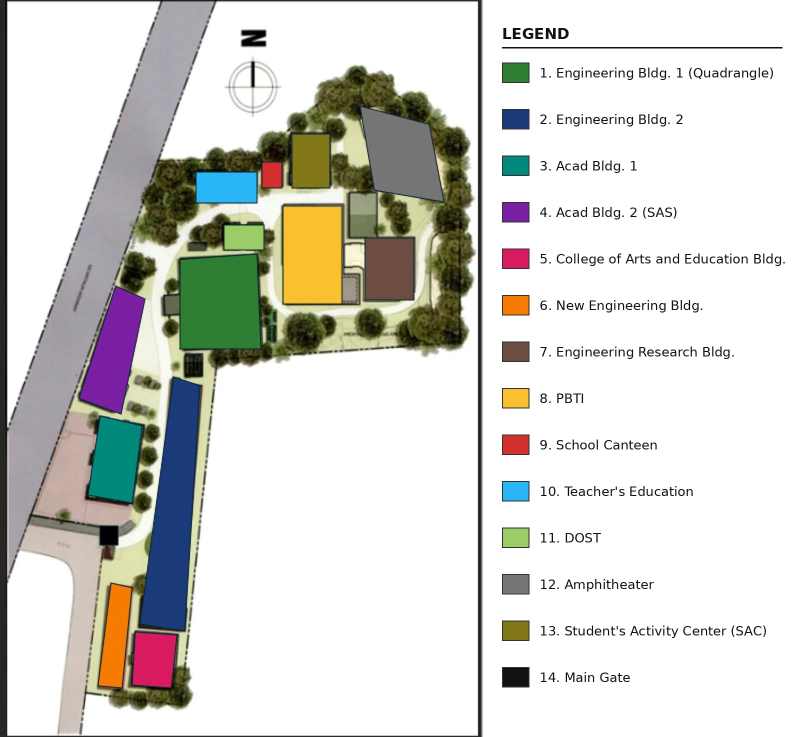
#> input picture source_images/campus_map_original.png, 1604 x 1474 px (shown at 1/2 size)
$ python -i map_processor.py   (imports and definitions only)
#> lines starting #> are read from the running program, lines starting #| are printed output that depends on the picture; after the words box and inside, x2 and y2 are one past the last pixel; in counts of white or black regions, pixels touching at a corner belong together
"""
map_processor.py
----------------
Everything that has to do with the campus MAP and its GEOMETRY.

Part 1 (pure Python, used at runtime by graph.py and app.py)
    * coordinate helpers  (percent  <->  map pixels)
    * polyline length
    * point-in-polygon (ray casting) and point-to-segment distance
    * building-collision check for a route polyline
    * validation of the whole walkway registry before it goes into SQLite

Part 2 (image tools, used only by prepare_map.py; needs Pillow + numpy)
    * crop the original map out of its legend panel
    * crop the black phone bars off the annotated map and align it
    * re-detect the red / blue / orange marks for the audit

Coordinate system (shared by EVERY layer of the website):
    x = percent of the map width  from the LEFT edge  (0 - 100)
    y = percent of the map height from the TOP edge   (0 - 100)
    measured on the cropped original map (944 x 1472 px).
"""
from __future__ import annotations

import math
from typing import Iterable, Sequence

# Reference frame (the cropped original map that the website shows)
MAP_WIDTH_PX = 944
MAP_HEIGHT_PX = 1472

# Crop boxes (left, top, right, bottom) in the uploaded images
ORIGINAL_CROP_BOX = (13, 1, 957, 1473)      # inside the black frame, legend panel removed
ANNOTATED_CROP_BOX = (0, 286, 946, 1762)    # black phone-screenshot bars removed

# Affine transform annotated-crop -> original-crop, found once with SIFT feature
# matching + RANSAC (345 inlier matches, 0.80 px RMS error).  Row-major 2x3.
ANNOTATED_TO_ORIGINAL = (
    (0.9961298410443848, 0.0003612555159231497, 0.8597495958290483),
    (-0.0003612555159231497, 0.9961298410443848, 1.1877127224224295),
)

# Same transform for the LATEST annotated map (purple walkways + 2 extra blue dots):
# 379 inlier matches, 0.81 px RMS error.
LATEST_ANNOTATED_TO_ORIGINAL = (
    (0.9960462036256448, 0.0003716810442615057, 0.8829984637669279),
    (-0.0003716810442615057, 0.9960462036256448, 1.2285423502394914),
)

# A line may come this close (in map pixels) to a building edge without being
# counted as "inside" it.  The footprints come from hand-painted colour blocks,
# so their edges are only accurate to about 2 px.
COLLISION_TOLERANCE_PX = 2.0
SAMPLE_STEP_PX = 1.0

Point = Sequence[float]


# ----------------------------------------------------------------------------
# Part 1 - geometry
# ----------------------------------------------------------------------------
def pct_to_px(p: Point) -> tuple[float, float]:
    """(x%, y%) -> (x px, y px) on the reference map."""
    return p[0] / 100.0 * MAP_WIDTH_PX, p[1] / 100.0 * MAP_HEIGHT_PX


def px_to_pct(p: Point, ndigits: int = 2) -> list[float]:
    """(x px, y px) -> [x%, y%] rounded."""
    return [round(p[0] / MAP_WIDTH_PX * 100.0, ndigits), round(p[1] / MAP_HEIGHT_PX * 100.0, ndigits)]


# [31 lines left out: functions polyline_length_px, point_in_polygon, point_segment_distance, not called in this run]


def distance_to_polygon_edge(p: Point, poly: Sequence[Point]) -> float:
    return min(point_segment_distance(p, poly[i], poly[(i + 1) % len(poly)]) for i in range(len(poly)))


# [45 lines left out: functions sample_polyline, polyline_collisions, not called in this run]


def entrance_owner_map(entrances: Sequence[dict]) -> dict[str, str]:
    """walkway node id -> building id, for nodes that are building entrances."""
    return {e["node_id"]: e["building_id"] for e in entrances if e.get("node_id")}


def segment_ignore_ids(segment: dict, owners: dict[str, str]) -> set[str]:
    """A segment that ends at a door may touch that door's own building."""
    return {owners[n] for n in (segment["start_node_id"], segment["end_node_id"]) if n in owners}


# [70 lines left out: function validate_walkway_registry, not called in this run]


# ----------------------------------------------------------------------------
# Part 2 - image tools (only for prepare_map.py)
# ----------------------------------------------------------------------------
def _pil():
    try:
        from PIL import Image  # noqa: F401
        import numpy  # noqa: F401
    except ImportError as exc:  # pragma: no cover - depends on the machine
        raise SystemExit("prepare_map.py needs extra packages:  pip install -r requirements-tools.txt") from exc
    from PIL import Image
    import numpy as np
    return Image, np


# [22 lines left out: functions crop_original, crop_and_align_annotated, not called in this run]


def detect_annotation_marks(aligned_annotated_path, min_area=25):
    """Find the red / blue / orange / green / purple marks by colour (HSV thresholds).
    Returns {colour: [(area, x%, y%), ...]} sorted by area."""
#> called with aligned_annotated_path = 'source_images/campus_map_original.png', min_area = 25
    Image, np = _pil()
    try:
        from scipy import ndimage
    except ImportError as exc:  # pragma: no cover
        raise SystemExit("--audit needs scipy:  pip install -r requirements-tools.txt") from exc
    im = Image.open(aligned_annotated_path).convert("RGB")
#> im is the input picture: PIL image 1604x1474 RGB; mean R, G, B 213.7, 213.3, 208.3
    hsv = np.array(im.convert("HSV")).astype(int)   # Pillow: H,S,V all 0-255
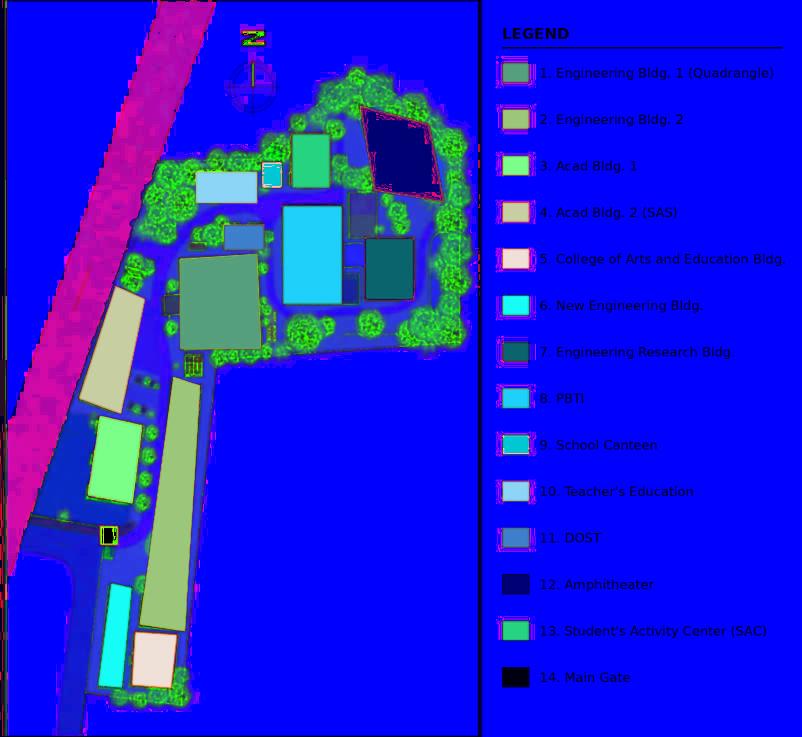
#> hsv: shape (1474, 1604, 3) int64 (shown at 1/2 size); mean R, G, B 26.2, 29, 218.8
    h, s, v = hsv[..., 0] * 180 // 255, hsv[..., 1], hsv[..., 2]
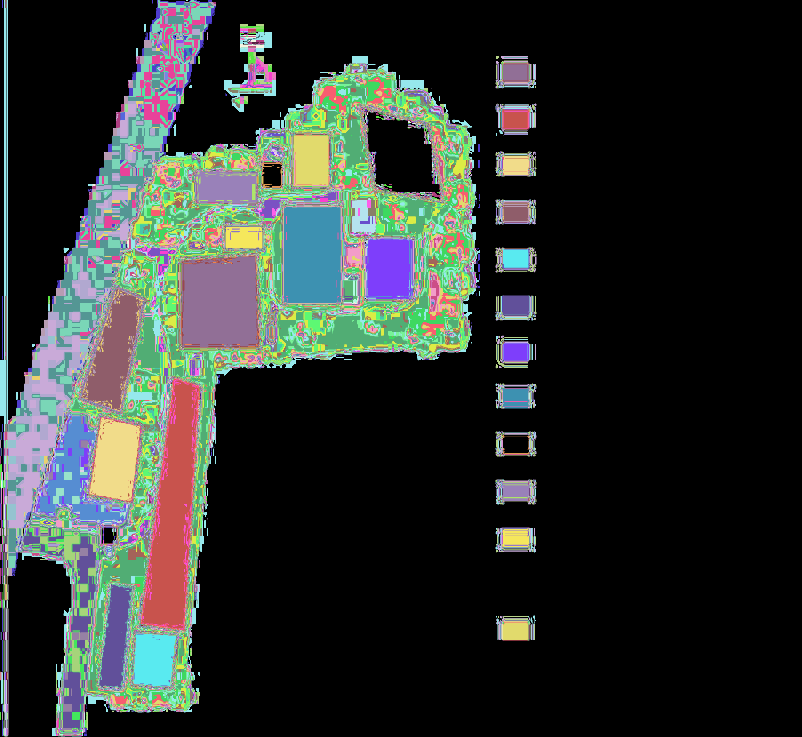
#> h: shape (1474, 1604) int64 (shown at 1/2 size); 178 distinct labels, from 0 to 179; one colour per label, 0 black
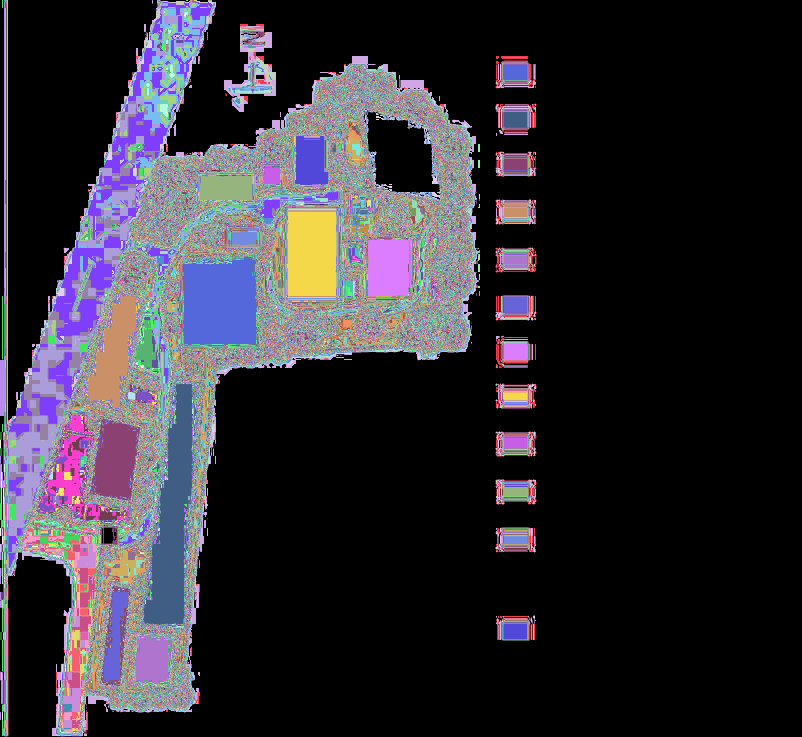
#> s: shape (1474, 1604) int64 (shown at 1/2 size); 255 distinct labels, from 0 to 255; one colour per label, 0 black
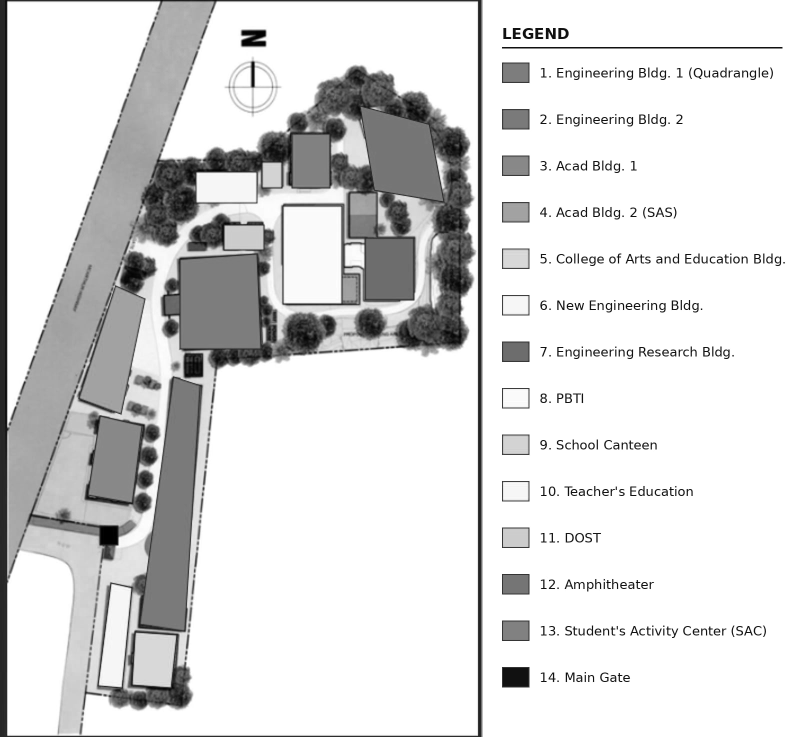
#> v: shape (1474, 1604) int64 (shown at 1/2 size); min 0, max 255, mean 218.8
    masks = {
        "blue": (h >= 98) & (h <= 112) & (s > 120) & (v > 150),
        "red": ((h <= 5) | (h >= 172)) & (s > 150) & (v > 150),
        "orange": (h >= 9) & (h <= 20) & (s > 120) & (v > 170),
        "green": (h >= 45) & (h <= 75) & (s > 120) & (v > 120),
        "purple": (h >= 125) & (h <= 155) & (s > 90) & (v > 120),
    }
    out = {}
    for colour, m in masks.items():
        m = ndimage.binary_opening(m, structure=np.ones((2, 2)))
        lab, n = ndimage.label(m, structure=np.ones((3, 3)))
        comps = []
        for i in range(1, n + 1):
            ys, xs = np.nonzero(lab == i)
            if len(xs) >= min_area:
                comps.append((len(xs), round(xs.mean() / MAP_WIDTH_PX * 100, 2), round(ys.mean() / MAP_HEIGHT_PX * 100, 2)))
        out[colour] = sorted(comps, reverse=True)
        out[colour + "_mask"] = m
#> this loop made 5 passes
#> (colour, n) on passes 1 to 5: ('blue', 2), ('red', 2), ('orange', 10), ('green', 2), ('purple', 2)
#> pass 1, in detect_annotation_marks, `m = ndimage.binary_opening(m, structure=np.ones((2, 2)))`:
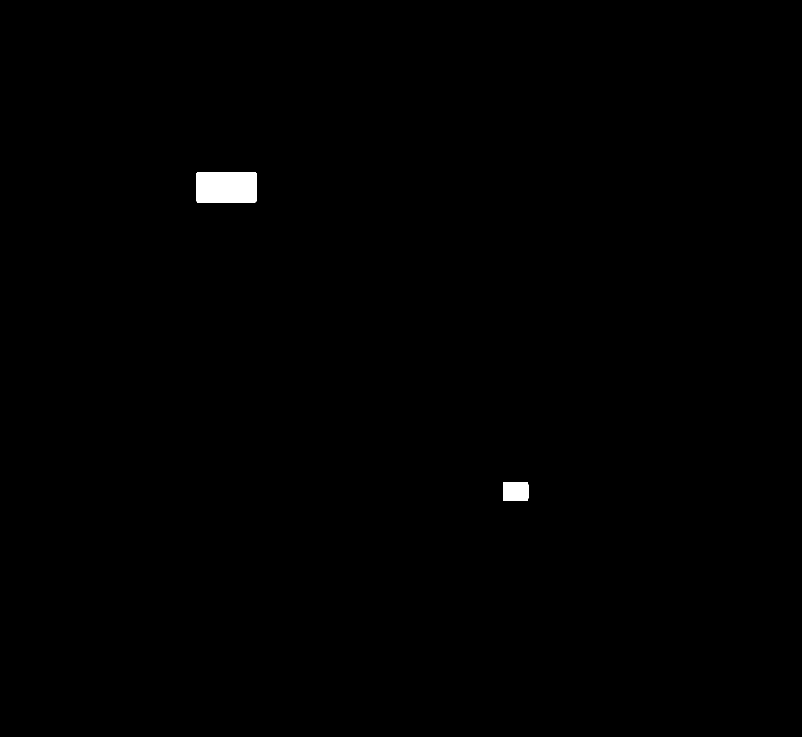
#> m: shape (1474, 1604) bool (shown at 1/2 size); 0.38% white; 2 white regions, box (x1, y1, x2, y2) and area: (393, 345, 513, 405) 7193, (1006, 964, 1057, 1001) 1878
#> pass 2, in detect_annotation_marks, `m = ndimage.binary_opening(m, structure=np.ones((2, 2)))`:
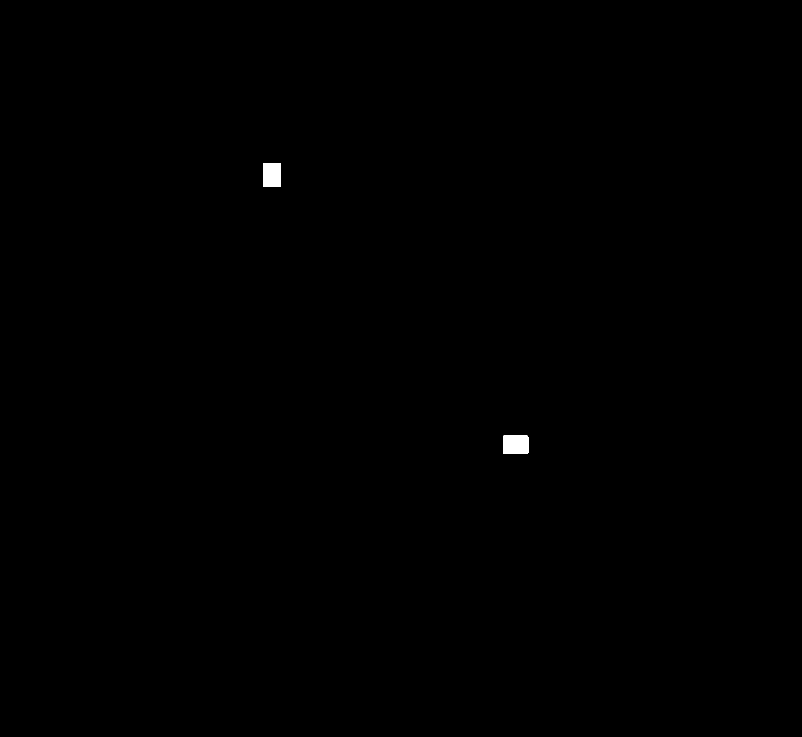
#> m: shape (1474, 1604) bool (shown at 1/2 size); 0.15% white; 2 white regions, box (x1, y1, x2, y2) and area: (1006, 871, 1057, 908) 1879, (526, 326, 562, 374) 1727
#> after the loop, out = 10 items
    return out

>>> result = detect_annotation_marks('source_images/campus_map_original.png')
#> result = 10 items
